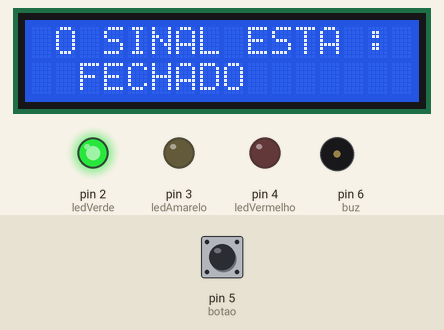
The sketch below on a simulated Arduino Uno, built with avr-gcc and run on an emulated ATmega328P. On the bench: 16×2 character LCD, output pins drawn as LEDs (lit = HIGH), buzzer (waves = sounding). The inputs (shaded band) are chosen by the test bench; at power-on: pin 5 (botao) HIGH. Pins used as bus, display or sensor lines are not drawn; what the sketch prints to the serial monitor is not drawn.

Above: at 1.3 s.
1.4 s: pin 5 (botao) pulled LOW for 0.15 s
At 2.9 s:
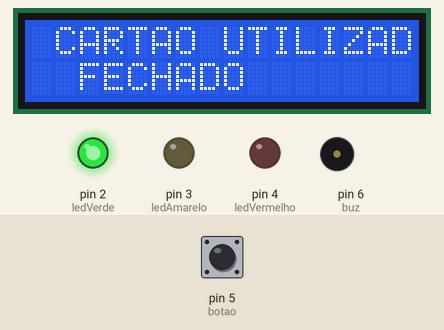
At 21.4 s:
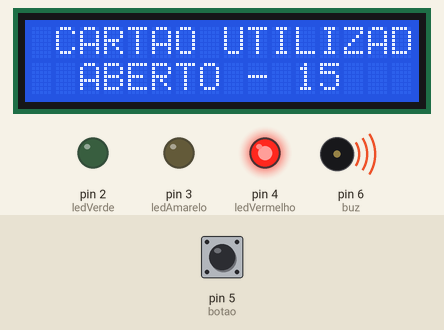
Timing chart, 0 to 22.0 s (numbered marks = the images above; inputs shaded):
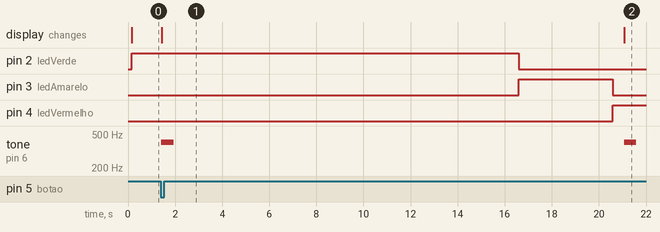

The sketch:

main.ino
```cpp
// C++ code
//

// IMPORTS

#include <LiquidCrystal_I2C.h>
#include <SPI.h>
#include <MFRC522.h>

// LEDs

#define ledVerde 2
#define ledAmarelo 3
#define ledVermelho 4

// BOTOES

#define botao 5
#define btn digitalRead(botao)

// PIEZOS

#define buz 6

// LCDs

LiquidCrystal_I2C lcd(0x27, 16, 2);

// RFIDs

#define rfid_rst 9
#define rfid_sda 10

MFRC522 mfrc522(rfid_sda, rfid_rst);

// VARIAVEIS

unsigned long tempoAmarelo = 3000;
unsigned long tempoVerde = 15000;
unsigned long tempoVermelho = 10000;
unsigned long tempoCartao = 15000;

unsigned long currentMillis = 0;
unsigned long startMillis = 0;
unsigned long contadorMillis=0;
unsigned long sec = 1000;

bool temp=1;
bool esp=0;
bool verde=1;
bool limite=0;
bool vermelho=0;

// FUNCOES

void setup(){
  Serial.begin(9600);
  pinMode(ledVerde, OUTPUT);
  pinMode(ledAmarelo, OUTPUT);
  pinMode(ledVermelho, OUTPUT);
  pinMode(botao, INPUT_PULLUP);
  pinMode(buz, OUTPUT);
  SPI.begin();  // Inicializacao da comunicacao em spi * NECESSARIO PARA A COMUNICACAO DO RFID E ARDUINO
  mfrc522.PCD_Init();  // Inicializacao do RFID * NECESSARIO PARA INICAR O RFID
  lcd.init();
  lcd.backlight();
  lcd.setCursor(1,0);
  lcd.print("O SINAL ESTA : ");

  delay(5);  // Pequeno delay para deixar o RFID estabilizar especialmente com fios longos * OPCIONAL IMPORTANTE
  mfrc522.PCD_DumpVersionToSerial();
}

void usoCartao(){
  esp=1;
  tone(buz,400,600);
  lcd.setCursor(1, 0);
  Serial.println("Cartao Utilizado");
  lcd.print("CARTAO UTILIZADO");
  delay(500);
  noTone(buz);
  limite=1;
  mfrc522.PICC_HaltA();
  return;
}

void contador(int tempo){
  if(esp && tempo>9) tone(buz,400,600);
  if(esp && tempo<10) tone(buz,200,600);
  lcd.setCursor(0,1);
  if (tempo == 9) lcd.print("  ABERTO - 9    ");
  lcd.print("  ABERTO - "+String(tempo));
  delay(500);
  noTone(buz);
}

void atraso(unsigned long tempo, bool fase){
  int i = tempo/1000+1;
  do{
    currentMillis = millis();
    if(currentMillis - startMillis >= tempo && i<=0){
      startMillis = currentMillis;
      delay(500);
      return;
    }
    if(currentMillis - contadorMillis >= sec){
      i--;
      if(!fase)contador(i);
      contadorMillis = currentMillis;
    }

    if((!btn && !limite && !vermelho) || (mfrc522.PICC_IsNewCardPresent() && !limite && !vermelho))usoCartao();
    //Serial.println(btn);
  }while(tempo>0);
}

void sinalVerde(){
  verde=!verde;
  lcd.setCursor(0,1);
  lcd.print("  FECHADO            ");
  sinalAmarelo(ledVerde);
  atraso(tempoVerde, 1);
  verde=!verde;
}

void sinalAmarelo(int led){
  digitalWrite(ledVermelho,0);
  digitalWrite(ledVerde,0);
  if(verde){
    digitalWrite(ledAmarelo,1);
    atraso(tempoAmarelo, 1);
  }
  digitalWrite(ledAmarelo,0);
  digitalWrite(led,1);
}

void sinalVermelho(bool cartao){
  vermelho=!vermelho;
  sinalAmarelo(ledVermelho);
  if(esp)atraso(tempoCartao,0);
  else if(!esp)atraso(tempoVermelho,0);
  esp=0;
  Serial.println("cabo o sinal vermelho");
  vermelho=!vermelho;
  limite=0;
  Serial.println(vermelho);
  Serial.println(limite);
}

void loop(){
  lcd.setCursor(1, 0);
  lcd.print("O SINAL ESTA : ");
  limite=0;
  sinalVerde();
  sinalVermelho(esp);
}
```

Measured:
- after the input at 1.4 s, tone on pin 6 (buz): alternates 400 Hz for 0.51 s and silent for 19.1 s, starting at once; the display: changes at once (image 1)
